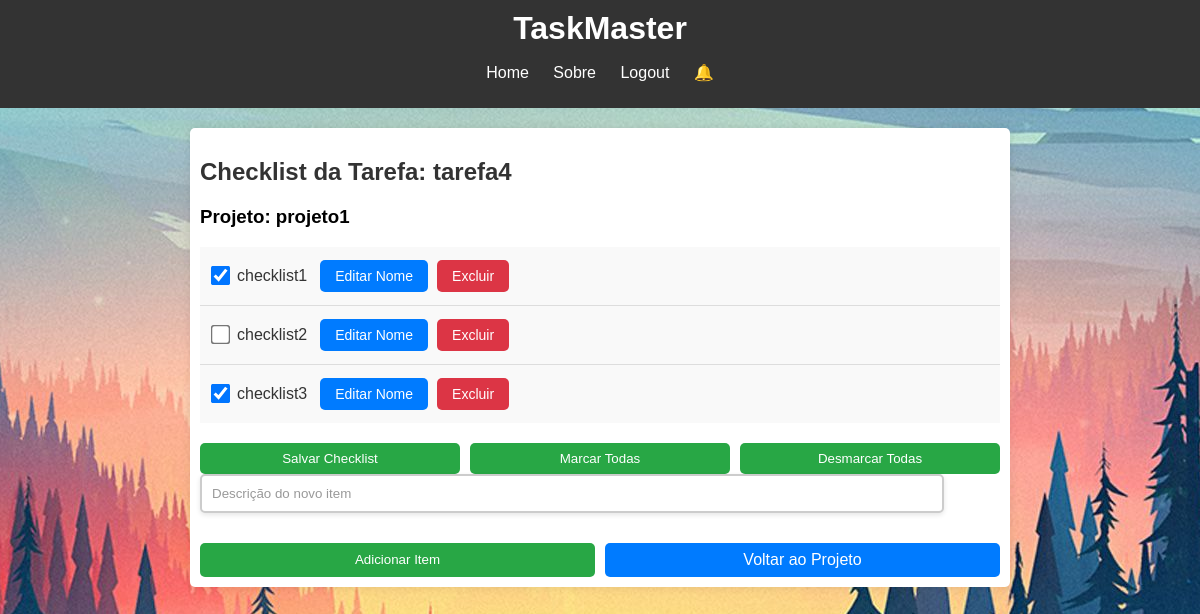
/checklist/6 (signed in), run on the app's committed database.
### website/models.py (models this page shows)
class Task(db.Model):
    __tablename__ = 'task'
    id_task = db.Column(db.Integer, primary_key=True)
    description = db.Column(db.String(255), nullable=False)
    status = db.Column(db.String(50), nullable=False)
    project_id = db.Column(db.Integer, db.ForeignKey('project.id'), nullable=False)
    importance = db.Column(db.Integer, nullable=False)
    ease = db.Column(db.Integer, nullable=False)
    priority = db.Column(db.Integer, nullable=False)
    completion_date = db.Column(db.Date, nullable=True)
    comment = db.Column(db.String(500), nullable=True)  # Comentário opcional
    drive_link = db.Column(db.String(500), nullable=True)  # Link opcional
    checklist_items = db.relationship('ChecklistItem', backref='task', cascade='all, delete-orphan')

class Project(db.Model):
    __tablename__ = 'project'
    id = db.Column(db.Integer, primary_key=True)
    nome_projeto = db.Column(db.String(100), nullable=False)
    user_id = db.Column(db.Integer, db.ForeignKey('usuario.id'), nullable=False)
    criador = db.relationship('Usuario', backref='projetos_criados')

class ChecklistItem(db.Model):
    __tablename__ = 'checklist_item'
    id = db.Column(db.Integer, primary_key=True)
    task_id = db.Column(db.Integer, db.ForeignKey('task.id_task'), nullable=False)
    description = db.Column(db.String(200), nullable=False)
    completed = db.Column(db.Boolean, default=False)

### website/auth.py (the view)
@auth.route('/checklist/<int:task_id>', methods=['GET'])
@login_required
def checklist(task_id):
    tarefa = Task.query.get_or_404(task_id)
    projeto = Project.query.get_or_404(tarefa.project_id)
    return render_template('checklist.html', tarefa=tarefa, projeto=projeto)

### website/__init__.py (called while the page is built)
def create_app():
    app = Flask(__name__)
    app.config['SECRET_KEY'] = 'dev'
    app.config['SQLALCHEMY_DATABASE_URI'] = f'sqlite:///{DB_NAME}'
    db.init_app(app)
    from .views import views
    from .auth import auth
    app.register_blueprint(views, url_prefix='/')
    app.register_blueprint(auth, url_prefix='/')
    from .models import Usuario, Project
    create_db(app)
    login_manager = LoginManager()
    login_manager.login_view = 'auth.login'  # Rota de login se o usuário não estiver autenticado
    login_manager.init_app(app)
    @login_manager.user_loader
    def load_user(id):
        return Usuario.query.get(int(id))
    return app

### website/templates/checklist.html (shortened to what this page needs)
{% extends 'base.html' %}
{% block content %}
    <h2>Checklist da Tarefa: {{ tarefa.description }}</h2>
    <h3>Projeto: {{ projeto.nome_projeto }}</h3>
    <div class="checklist-container">
        <form method="POST" action="{{ url_for('auth.atualizar_checklist', task_id=tarefa.id_task, project_id=projeto.id) }}">
            <ul class="checklist-items">
                {% for item in tarefa.checklist_items %}
                <li>
                    <input type="checkbox" id="item_{{ item.id }}" name="checklist_items" value="{{ item.id }}" {% if item.completed %}checked{% endif %}>
                    <label for="item_{{ item.id }}">{{ item.description }}</label>
                    <table style="display:inline; margin-left: 10px;">
                        <tr>
                            <td>
                                <button type="button" class="btn btn-primary" onclick="toggleEdit({{ item.id }})">Editar Nome</button>
                            </td>
                            <td>
                                <form method="POST" action="{{ url_for('auth.excluir_checklist', item_id=item.id, task_id=tarefa.id_task) }}" style="display:inline;">
                                    <button type="submit" class="btn btn-danger" onclick="return confirm('Tem certeza que deseja deletar este item?');">Excluir</button>
                                </form>
                            </td>
                        </tr>
                    </table>
                </li>
                {% endfor %}
            </ul>
            <div class="button-group">
                <button type="submit">Salvar Checklist</button>
                <button type="button" id="marcar-todas">Marcar Todas</button>
                <button type="button" id="desmarcar-todas">Desmarcar Todas</button>
            </div>
        </form>
        <form method="POST" action="{{ url_for('auth.adicionar_item_checklist', task_id=tarefa.id_task) }}">
            <input type="text" name="descricao_item" placeholder="Descrição do novo item" required class="descricao-item-input">
            <div class="button-group">
                <button type="submit">Adicionar Item</button>
                <a href="{{ url_for('auth.gerenciar_projeto', project_id=projeto.id) }}" class="button-link">Voltar ao Projeto</a>
            </div>
        </form>
    </div>
{% endblock %}
{% block styles %}
    <link rel="stylesheet" href="{{ url_for('static', filename='checklist.css') }}">
{% endblock %}

### website/static/taskMaster.css (style rules this page uses)
body { font-family: Arial, sans-serif; background-color: #e0e0e0; margin: 0; padding: 0; background: url('login.jpg') no-repeat center fixed; }
.main h2 { margin-bottom: 20px; color: #333333; }
.btn { padding: 8px 12px; font-size: 14px; text-decoration: none; border-radius: 4px; transition: background-color 0.3s ease; text-align: center; margin-right: 5px; color: white; border: none; }
.btn-primary { background-color: #3498db; color: white; }
.btn-danger { background-color: #e74c3c; color: white; border: none; }

### website/static/checklist.css (style rules this page uses)
.checklist-items { list-style: none; padding: 0; margin: 0; }
.checklist-items li { display: flex; align-items: center; padding: 10px; border-bottom: 1px solid #ddd; background-color: #f9f9f9; transition: background-color 0.3s ease; }
.checklist-items li:last-child { border-bottom: none; }
.checklist-items input[type="checkbox"] { margin-right: 10px; transform: scale(1.5); cursor: pointer; }
.checklist-items li label { font-size: 16px; color: #333; }
button { display: block; padding: 8px 15px; background-color: #28a745; color: white; border: none; border-radius: 5px; cursor: pointer; transition: background-color 0.3s ease; }
a.button-link { padding: 8px 15px; background-color: #007bff; color: white; text-decoration: none; border-radius: 5px; transition: background-color 0.3s ease; text-align: center; }
.descricao-item-input { width: 90%; padding: 10px; border: 2px solid #ccc; border-radius: 5px; box-shadow: 0 2px 5px rgba(0, 0, 0, 0.1); margin-bottom: 10px; }
.descricao-item-input::placeholder { color: #999; }
.button-group { display: flex; justify-content: space-between; margin-top: 20px; }
.button-group button, .button-group .button-link { flex: 1; margin-right: 10px; }
.button-group button:last-child, .button-group .button-link:last-child { margin-right: 0; }
.btn { padding: 8px 15px; color: white; border: none; border-radius: 5px; cursor: pointer; transition: background-color 0.3s ease; }
.btn-primary { background-color: #007bff; }
.btn-danger { background-color: #dc3545; }

### data on the page
Task: description "tarefa4"
Project: nome_projeto "projeto1"
ChecklistItem: completed "☑", description "checklist1"
ChecklistItem: description "checklist2"
ChecklistItem: completed "☑", description "checklist3"
